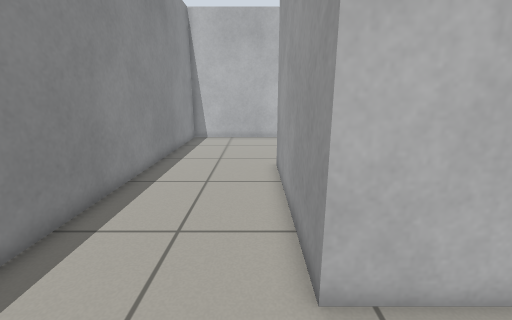
View 1 (above)

13 first-person views from a walk through a Gazebo world. The camera is 0.85 m above the floor, tilts 14° down and sees 90° across. The floor is counted in squares, 0.25 m on a side. Each view is taken from the middle of a square. On the plan, view 1 faces up. The plan holds only what a view shows up to about 20 squares ahead; the rest is blank.

View 2
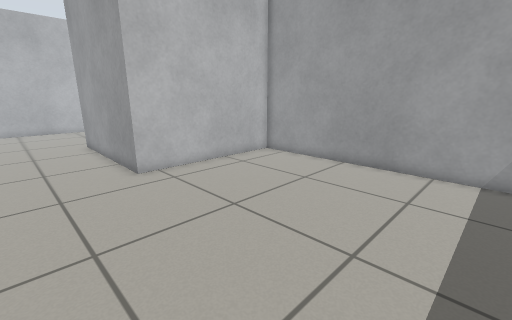

View 3
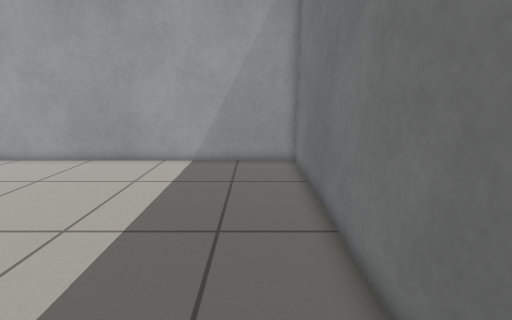

View 4
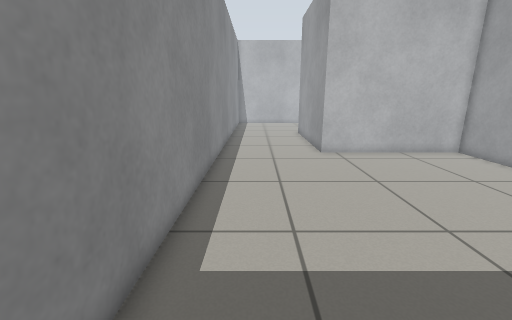

View 5
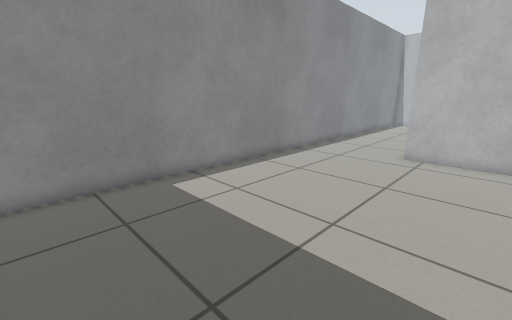

View 6
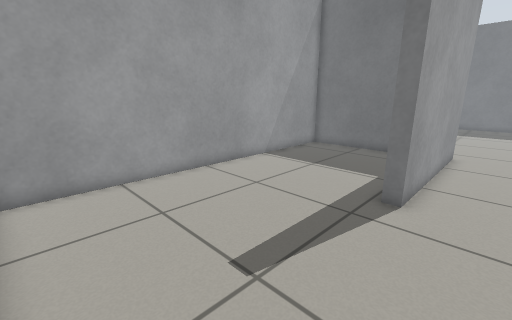

View 7
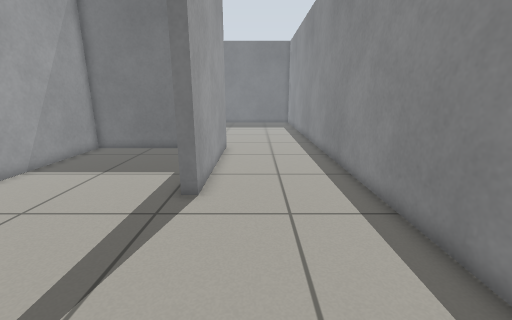

View 8
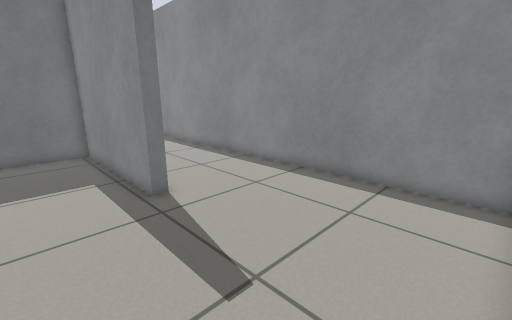

View 9
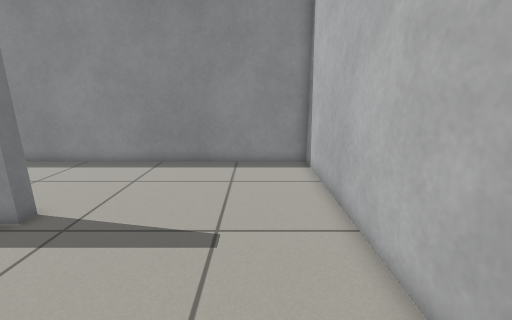

View 10
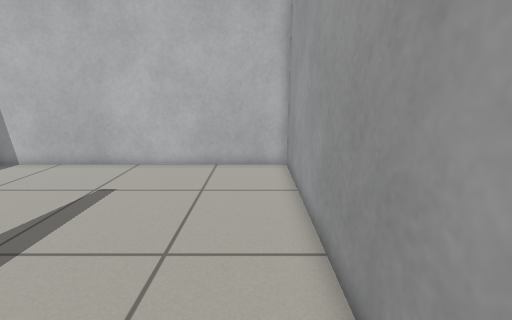

View 11
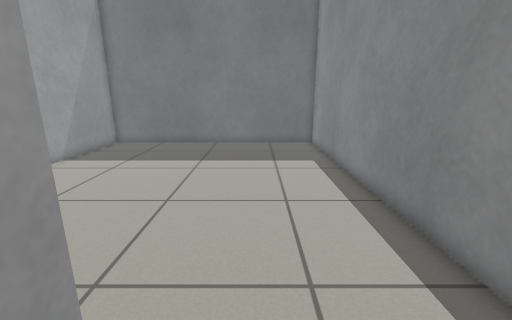

View 12
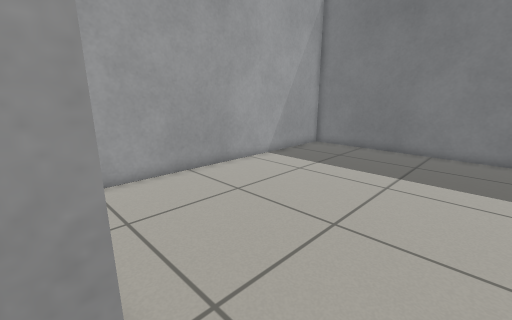

View 13
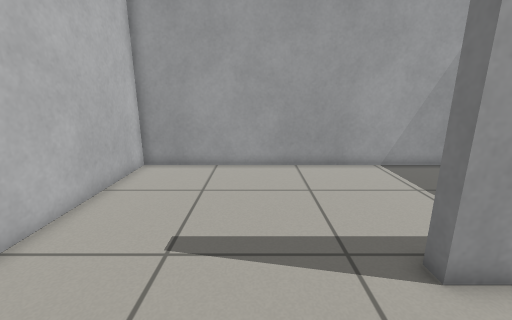

### Floor plan
Points are (right, up) in squares from view 1. A wall is a line through its corners. A room is listed if a view was taken in it or the views show most of it. See-through windows are left out.
Room 1 (views 1, 2, 3, 4, 5)
walls: (-5.2, 2.6) (-5.2, -13.1) (9.6, -13.1) (9.6, 3.5) (1, 3.5)
ways out: opening at (-2, 3.2) to room 2
Room 2 (views 6, 7, 8, 9, 10, 11, 12, 13)
walls: (1, 3.5) (1, 12.5) (1.6, 12.5) (1.6, 4.1) (9.6, 4.1) (9.6, 21.7) (-5.2, 21.7) (-5.2, 2.6)
ways out: opening at (-2, 3.2) to room 1

Where each view was taken, in squares from view 1:
view 1: 0 up, 0 right, facing up
view 2: 8 down, 3 left, facing up-right
view 3: 11 down, 4 left, facing right
view 4: 12 down, 3 left, facing up
view 5: 12 down, 5 right, facing up-left
view 6: 21 up, 1 left, facing down-right
view 7: 21 up, 1 left, facing down
view 8: 21 up, 5 right, facing down-left
view 9: 19 up, 8 right, facing left
view 10: 9 up, 8 right, facing up
view 11: 6 up, 1 left, facing down
view 12: 4 up, 1 left, facing down-right
view 13: 16 up, 3 left, facing right
